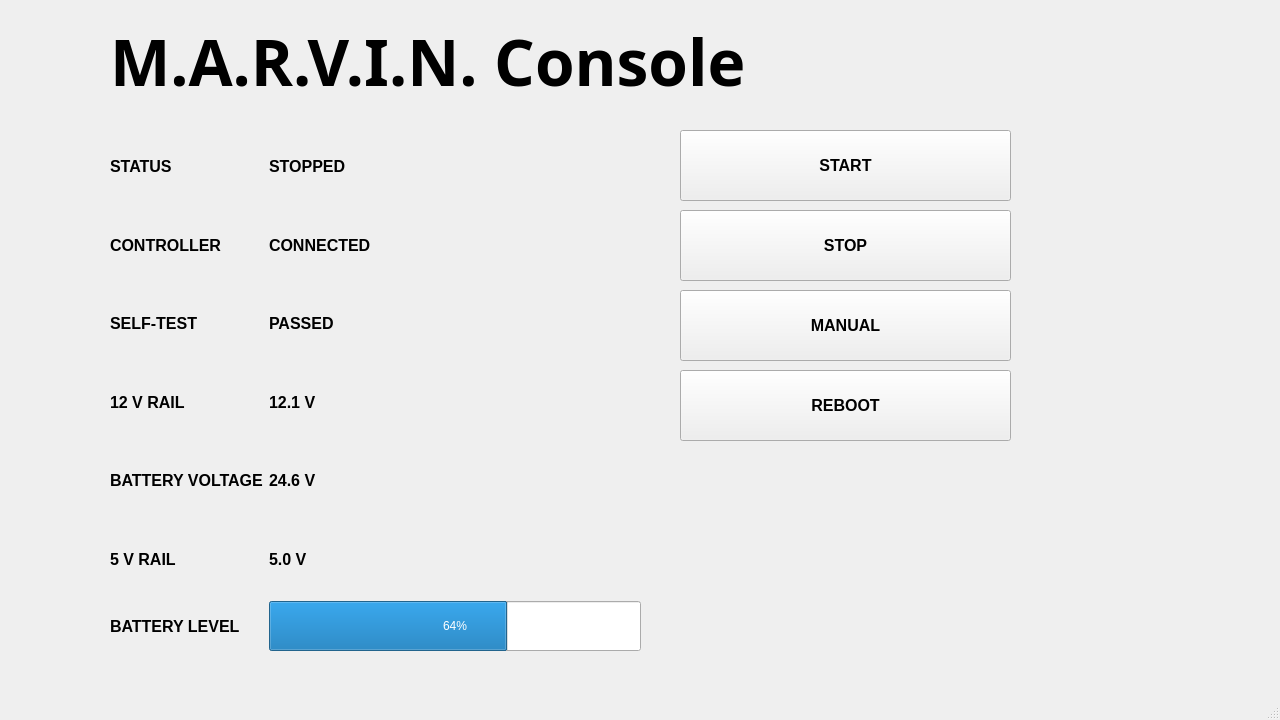
<?xml version="1.0" encoding="UTF-8"?>
<ui version="4.0">
 <class>MainWindow</class>
 <widget class="QMainWindow" name="MainWindow">
  <property name="geometry">
   <rect>
    <x>0</x>
    <y>0</y>
    <width>1280</width>
    <height>720</height>
   </rect>
  </property>
  <property name="cursor">
   <cursorShape>PointingHandCursor</cursorShape>
  </property>
  <property name="windowTitle">
   <string>MainWindow</string>
  </property>
  <widget class="QWidget" name="centralwidget">
   <widget class="QLabel" name="label">
    <property name="geometry">
     <rect>
      <x>110</x>
      <y>0</y>
      <width>991</width>
      <height>121</height>
     </rect>
    </property>
    <property name="font">
     <font>
      <family>Aniron</family>
      <pointsize>48</pointsize>
      <weight>75</weight>
      <bold>true</bold>
     </font>
    </property>
    <property name="text">
     <string>M.A.R.V.I.N. Console</string>
    </property>
   </widget>
   <widget class="QPushButton" name="btnOn">
    <property name="geometry">
     <rect>
      <x>680</x>
      <y>130</y>
      <width>331</width>
      <height>71</height>
     </rect>
    </property>
    <property name="font">
     <font>
      <family>Arial</family>
      <pointsize>12</pointsize>
      <weight>75</weight>
      <bold>true</bold>
     </font>
    </property>
    <property name="text">
     <string>START</string>
    </property>
   </widget>
   <widget class="QPushButton" name="btnOff">
    <property name="geometry">
     <rect>
      <x>680</x>
      <y>210</y>
      <width>331</width>
      <height>71</height>
     </rect>
    </property>
    <property name="font">
     <font>
      <family>Arial</family>
      <pointsize>12</pointsize>
      <weight>75</weight>
      <bold>true</bold>
     </font>
    </property>
    <property name="text">
     <string>STOP</string>
    </property>
   </widget>
   <widget class="QLabel" name="label_2">
    <property name="geometry">
     <rect>
      <x>1110</x>
      <y>30</y>
      <width>61</width>
      <height>71</height>
     </rect>
    </property>
    <property name="text">
     <string/>
    </property>
    <property name="pixmap">
     <pixmap>../../marvin.gif</pixmap>
    </property>
   </widget>
   <widget class="QWidget" name="gridLayoutWidget">
    <property name="geometry">
     <rect>
      <x>110</x>
      <y>130</y>
      <width>531</width>
      <height>521</height>
     </rect>
    </property>
    <layout class="QGridLayout" name="gridLayout">
     <item row="8" column="1">
      <widget class="QLabel" name="label_15">
       <property name="font">
        <font>
         <family>Arial</family>
         <pointsize>12</pointsize>
         <weight>75</weight>
         <bold>true</bold>
        </font>
       </property>
       <property name="text">
        <string>5.0 V</string>
       </property>
      </widget>
     </item>
     <item row="7" column="1">
      <widget class="QLabel" name="label_6">
       <property name="font">
        <font>
         <family>Arial</family>
         <pointsize>12</pointsize>
         <weight>75</weight>
         <bold>true</bold>
        </font>
       </property>
       <property name="text">
        <string>24.6 V</string>
       </property>
      </widget>
     </item>
     <item row="1" column="0">
      <widget class="QLabel" name="label_11">
       <property name="font">
        <font>
         <family>Arial</family>
         <pointsize>12</pointsize>
         <weight>75</weight>
         <bold>true</bold>
        </font>
       </property>
       <property name="text">
        <string>STATUS</string>
       </property>
      </widget>
     </item>
     <item row="7" column="0">
      <widget class="QLabel" name="label_4">
       <property name="font">
        <font>
         <family>Arial</family>
         <pointsize>12</pointsize>
         <weight>75</weight>
         <bold>true</bold>
        </font>
       </property>
       <property name="text">
        <string>BATTERY VOLTAGE</string>
       </property>
      </widget>
     </item>
     <item row="1" column="1">
      <widget class="QLabel" name="lblStatus">
       <property name="font">
        <font>
         <family>Arial</family>
         <pointsize>12</pointsize>
         <weight>75</weight>
         <bold>true</bold>
        </font>
       </property>
       <property name="text">
        <string>STOPPED</string>
       </property>
      </widget>
     </item>
     <item row="5" column="0">
      <widget class="QLabel" name="label_9">
       <property name="font">
        <font>
         <family>Arial</family>
         <pointsize>12</pointsize>
         <weight>75</weight>
         <bold>true</bold>
        </font>
       </property>
       <property name="text">
        <string>SELF-TEST</string>
       </property>
      </widget>
     </item>
     <item row="4" column="1">
      <widget class="QLabel" name="label_8">
       <property name="font">
        <font>
         <family>Arial</family>
         <pointsize>12</pointsize>
         <weight>75</weight>
         <bold>true</bold>
        </font>
       </property>
       <property name="text">
        <string>CONNECTED</string>
       </property>
      </widget>
     </item>
     <item row="6" column="1">
      <widget class="QLabel" name="label_13">
       <property name="font">
        <font>
         <family>Arial</family>
         <pointsize>12</pointsize>
         <weight>75</weight>
         <bold>true</bold>
        </font>
       </property>
       <property name="text">
        <string>12.1 V</string>
       </property>
      </widget>
     </item>
     <item row="8" column="0">
      <widget class="QLabel" name="label_14">
       <property name="font">
        <font>
         <family>Arial</family>
         <pointsize>12</pointsize>
         <weight>75</weight>
         <bold>true</bold>
        </font>
       </property>
       <property name="text">
        <string>5 V RAIL</string>
       </property>
      </widget>
     </item>
     <item row="4" column="0">
      <widget class="QLabel" name="label_7">
       <property name="font">
        <font>
         <family>Arial</family>
         <pointsize>12</pointsize>
         <weight>75</weight>
         <bold>true</bold>
        </font>
       </property>
       <property name="text">
        <string>CONTROLLER</string>
       </property>
      </widget>
     </item>
     <item row="5" column="1">
      <widget class="QLabel" name="label_10">
       <property name="font">
        <font>
         <family>Arial</family>
         <pointsize>12</pointsize>
         <weight>75</weight>
         <bold>true</bold>
        </font>
       </property>
       <property name="text">
        <string>PASSED</string>
       </property>
      </widget>
     </item>
     <item row="6" column="0">
      <widget class="QLabel" name="label_12">
       <property name="font">
        <font>
         <family>Arial</family>
         <pointsize>12</pointsize>
         <weight>75</weight>
         <bold>true</bold>
        </font>
       </property>
       <property name="text">
        <string>12 V RAIL</string>
       </property>
      </widget>
     </item>
     <item row="9" column="0">
      <widget class="QLabel" name="label_3">
       <property name="font">
        <font>
         <family>Arial</family>
         <pointsize>12</pointsize>
         <weight>75</weight>
         <bold>true</bold>
        </font>
       </property>
       <property name="text">
        <string>BATTERY LEVEL</string>
       </property>
      </widget>
     </item>
     <item row="9" column="1">
      <widget class="QProgressBar" name="progressBar">
       <property name="minimumSize">
        <size>
         <width>240</width>
         <height>50</height>
        </size>
       </property>
       <property name="value">
        <number>64</number>
       </property>
      </widget>
     </item>
    </layout>
   </widget>
   <widget class="QPushButton" name="btnMode">
    <property name="geometry">
     <rect>
      <x>680</x>
      <y>290</y>
      <width>331</width>
      <height>71</height>
     </rect>
    </property>
    <property name="font">
     <font>
      <family>Arial</family>
      <pointsize>12</pointsize>
      <weight>75</weight>
      <bold>true</bold>
     </font>
    </property>
    <property name="text">
     <string>MANUAL</string>
    </property>
   </widget>
   <widget class="QPushButton" name="btnReboot">
    <property name="geometry">
     <rect>
      <x>680</x>
      <y>370</y>
      <width>331</width>
      <height>71</height>
     </rect>
    </property>
    <property name="font">
     <font>
      <family>Arial</family>
      <pointsize>12</pointsize>
      <weight>75</weight>
      <bold>true</bold>
     </font>
    </property>
    <property name="text">
     <string>REBOOT</string>
    </property>
   </widget>
  </widget>
  <widget class="QMenuBar" name="menubar">
   <property name="geometry">
    <rect>
     <x>0</x>
     <y>0</y>
     <width>1280</width>
     <height>21</height>
    </rect>
   </property>
  </widget>
  <widget class="QStatusBar" name="statusbar"/>
 </widget>
 <resources/>
 <connections/>
</ui>
